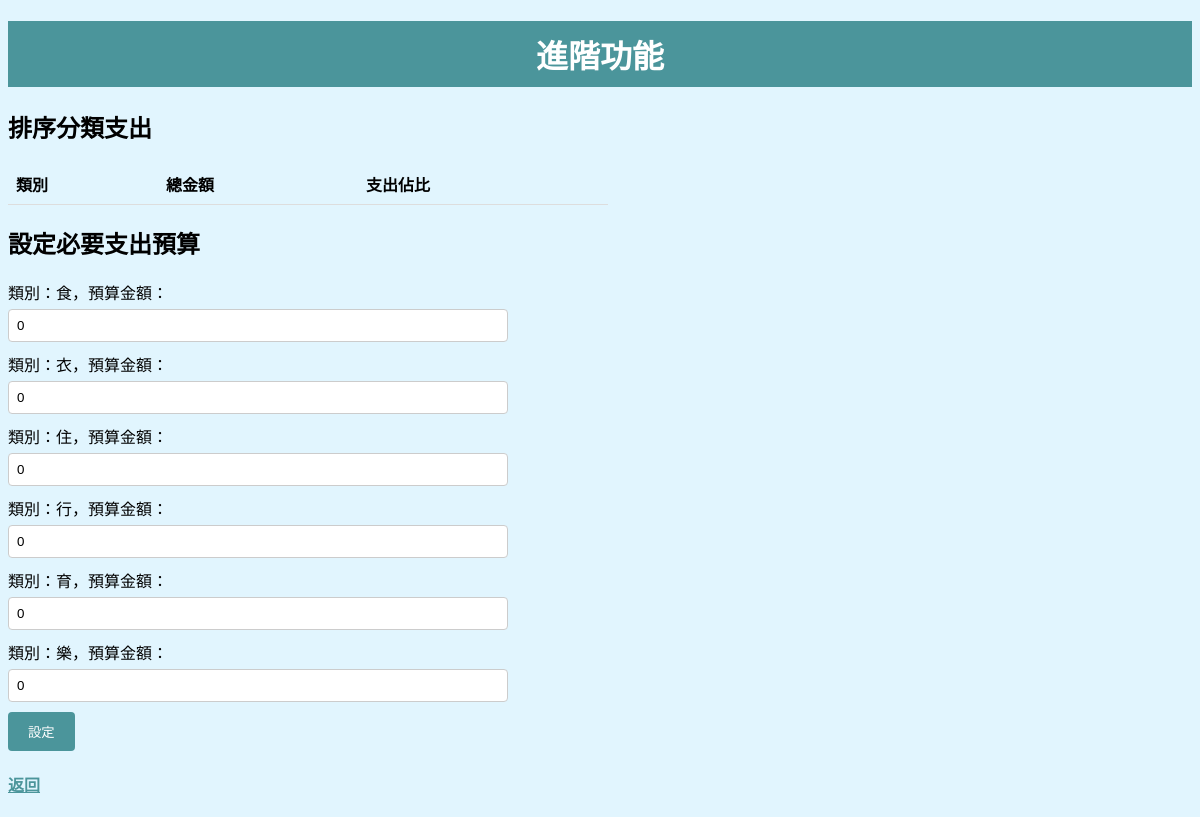
The app's page /advanced (signed in), older data.
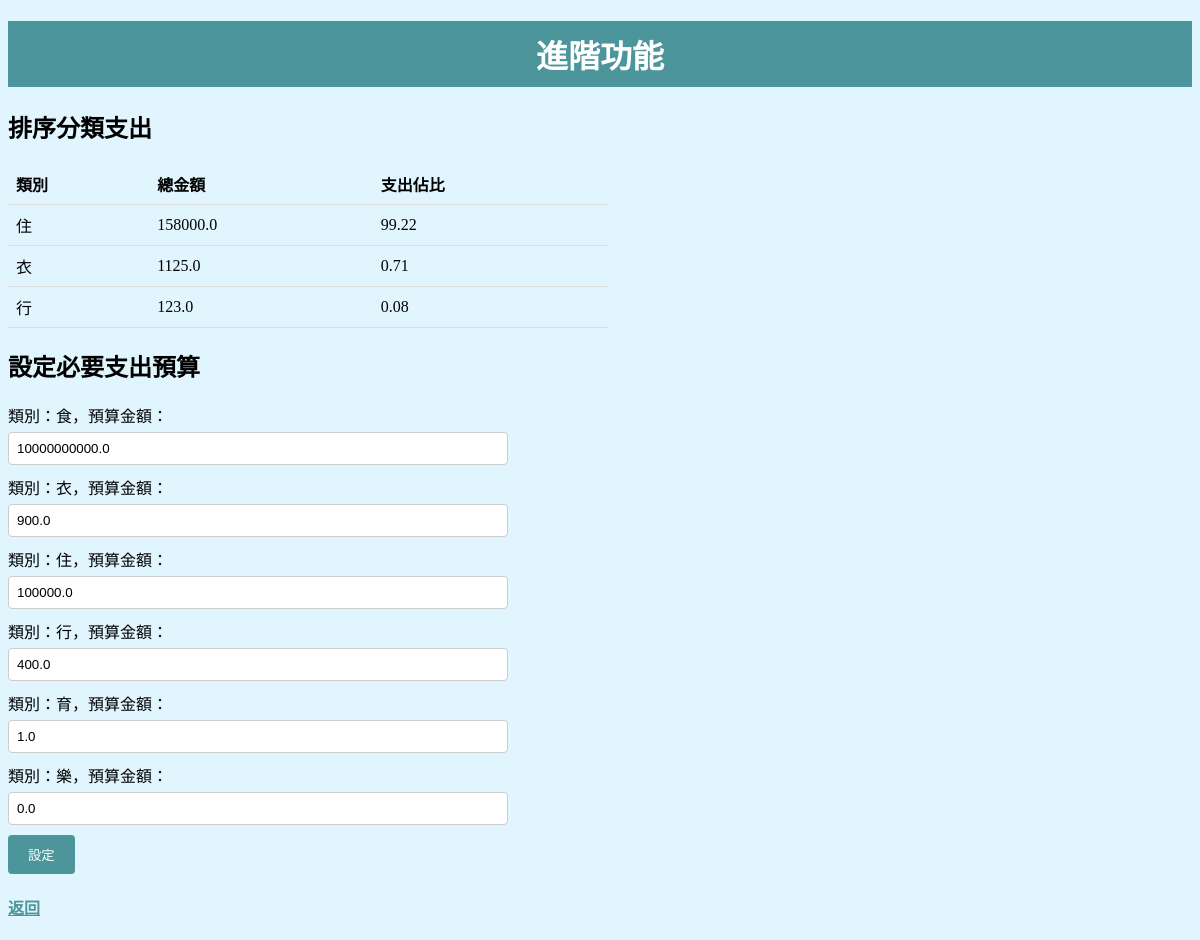
The same page, newer data.
### tables this page shows
CREATE TABLE default_expenses
                      (id INTEGER PRIMARY KEY AUTOINCREMENT,
                       username TEXT NOT NULL,
                       category TEXT NOT NULL,
                       budget REAL NOT NULL);

### bookKeeping.py (the view)
@app.route('/advanced', methods=['GET', 'POST'])
def advanced():
    if 'username' not in session:
        return redirect('/login')
    if request.method == 'POST':
        if 'set_budget' in request.form:
            set_budget(request.form)
    categorized_expenses, category_budgets = get_expenses_and_budgets()
    category_budgets = get_category_budgets(session['username'])
    return render_template('advanced.html', categorized_expenses=categorized_expenses, category_budgets=category_budgets)

### bookKeeping.py (called while the page is built)
def get_category_budgets(username):
    with sqlite3.connect('database.db') as conn:
        cursor = conn.cursor()
        cursor.execute('SELECT category, budget FROM default_expenses WHERE username = ?',(session['username'],))
        category_budgets = dict(cursor.fetchall())
    return category_budgets

### templates/advanced.html (shortened to what this page needs)
<!DOCTYPE html>
<html>
<head>
</head>
<body>
    <h1>進階功能</h1>
    <h2>排序分類支出</h2>
    <table class="expense-table">
        <thead>
            <tr>
                <th>類別</th>
                <th>總金額</th>
                <th>支出佔比</th>
            </tr>
        </thead>
        <tbody>
            {% for category, total_amount, proportion in categorized_expenses %}
            <tr>
                <td>{{ category }}</td>
                <td>{{ total_amount }}</td>
                <td>{{ proportion }}</td>
            </tr>
            {% endfor %}
        </tbody>
    </table>
    <h2>設定必要支出預算</h2>
    <form action="/advanced" method="POST">
        <form action="/advanced" method="POST">
            <label>類別：食，預算金額：</label>
            <input type="number" id="budget_食" name="budget_食" step="0.01" value="{{ category_budgets.get('食', 0) }}" required>
            <br>
            <label>類別：衣，預算金額：</label>
            <input type="number" id="budget_衣" name="budget_衣" step="0.01" value="{{ category_budgets.get('衣', 0) }}" required>
            <br>
            <label>類別：住，預算金額：</label>
            <input type="number" id="budget_住" name="budget_住" step="0.01" value="{{ category_budgets.get('住', 0) }}" required>
            <br>
            <label>類別：行，預算金額：</label>
            <input type="number" id="budget_行" name="budget_行" step="0.01" value="{{ category_budgets.get('行', 0) }}" required>
            <br>
            <label>類別：育，預算金額：</label>
            <input type="number" id="budget_育" name="budget_育" step="0.01" value="{{ category_budgets.get('育', 0) }}" required>
            <br>
            <label>類別：樂，預算金額：</label>
            <input type="number" id="budget_樂" name="budget_樂" step="0.01" value="{{ category_budgets.get('樂', 0) }}" required>
            <br>
            <button type="submit" name="set_budget">設定</button>
        </form>
    <a href="/expense"><h4>返回</h4></a>
</body>
</html>

Row changes from the older to the newer data that the page shows:
added default_expenses: budget_食 "10000000000.0"
added default_expenses: budget_衣 "900.0"
added default_expenses: budget_住 "100000.0"
added default_expenses: budget_行 "400.0"
added default_expenses: budget_育 "1.0"
added default_expenses: budget_樂 "0.0"
Text that changed along with them:
form field budget_食: "0" → (not shown)
form field budget_衣: "0" → (not shown)
form field budget_住: "0" → (not shown)
form field budget_行: "0" → (not shown)
form field budget_育: "0" → (not shown)
form field budget_樂: "0" → (not shown)
new list line: "住 158000.0 99.22"
new list line: "衣 1125.0 0.71"
new list line: "行 123.0 0.08"
